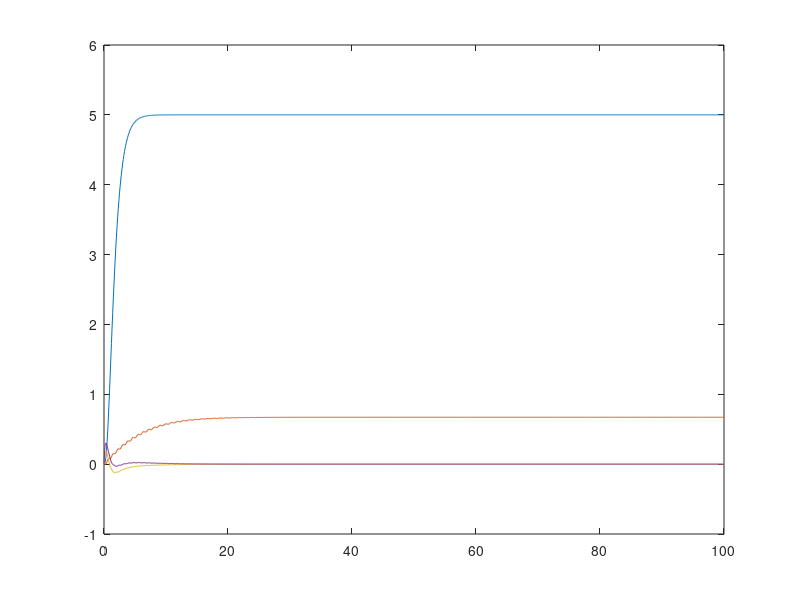

The MATLAB source for this figure:
function simulator7
clc
clear

k = 500;  % spring coefficient
m_t = 50.0; % mass of thruster
m_p = 70.0;  % mass of pod
c = 2*sqrt(k/m_p);  % damping coefficient
r = .25;
I = m_p*((r)^2)/2;  % inertia of pod
% State [z1 z2 t z1d z2d td z3d]

BK =    [0         0         0         0         0         0         0;
         0         0         0         0         0         0         0;
         0         0         0         0         0         0         0;
   -8.7265   -4.6233   -1.2358    7.6640   -1.9236    1.9617    0.4200;
   -4.6233   -8.7265    1.2358   -1.9236    7.6640   -1.9617    0.4200;
         0         0         0         0         0         0         0;
         0         0         0         0         0         0         0;];

x0 = [0.0;0.0;0.0;0.0;0.0;0.0;0.0];
t = [0.0:0.1:100];
target = [0;0;pi/6;0;0;0.0;5.0];
opts = odeset('RelTol',1e-2,'AbsTol',1e-4);
[t, y] = ode45(@(t,y) controller(t,y,target), t, x0, opts);
plot(t, y(:,7), t, y(:,3), t, y(:,4), t, y(:,5));
%, t, y(:,3)

function xdot = controller(t, x, target)
    xdot = [0;
            0;
            0;
            0;
            0;
            0;
            0];
    f = 0;
    [f1,f2] = F12(x, target);
    xdot(1) = x(4);
    xdot(2) = x(5);
    xdot(3) = x(6);
    xdot(4) = -k*(1/m_t+1/m_p)*x(1) - k/m_p*x(2) - r*k/m_t*sin(x(3)) - c*(1/m_t+1/m_p)*x(4) - c/m_p*x(5) - r*c/m_t*x(6)*cos(x(6)) + f1;
    xdot(5) = -k/m_p*x(1) - k*(1/m_t+1/m_p)*x(2) + r*k/m_t*sin(x(3)) - c/m_p*x(4) - c*(1/m_t+1/m_p)*x(5) + r*c/m_t*x(6)*cos(x(6)) + f2;
    xdot(6) = -k*r/I*x(1)*cos(x(3)) + k*r/I*x(2)*cos(x(3)) - 2*k*r*r*sin(x(3))*cos(x(3)) - c*r/I*x(4)*cos(x(3)) + c*r/I*x(5)*cos(x(3)) - 2*c*r*r/I*cos(2*x(3));
    xdot(7) = k/m_p*x(1) + k/m_p*x(2) + c/m_p*x(4) + c/m_p*x(5);
    
    
    
    function Fd = F(t)
        if t > 10.2
            Fd = 0.0;
        elseif t >= 10.0
            Fd = 100.0;
        else
            Fd = 0.0;
        end
    end
    function [F_1,F_2] = F12(x,target)
        x_err = target - x;
        x_err(1) = x_err(1) + r*sin(x(3));
        x_err(2) = x_err(2) - r*sin(x(3));
        x_err(4) = x_err(4) + r*x(6)*cos(x(3));
        x_err(5) = x_err(5) - r*x(6)*cos(x(3));
        action = BK*x_err;
        F_1 = action(4);
        F_2 = action(5);
    end
end

end
